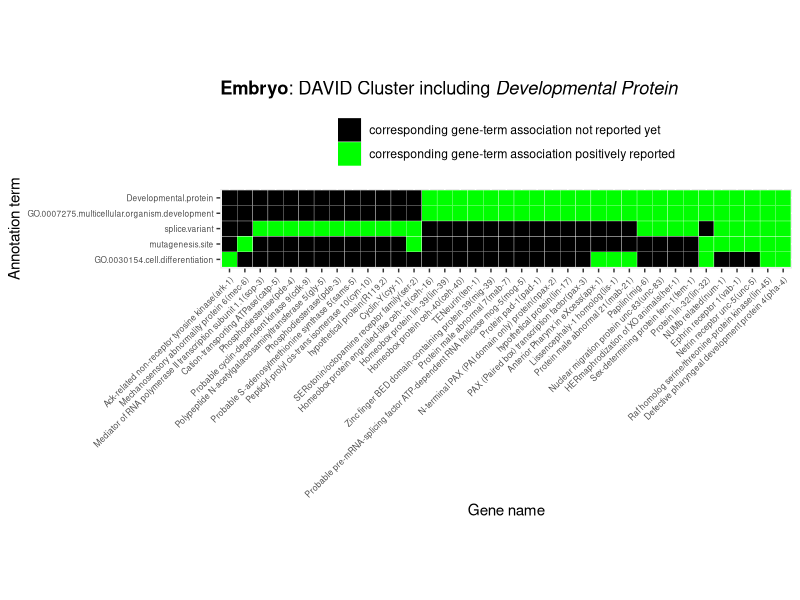
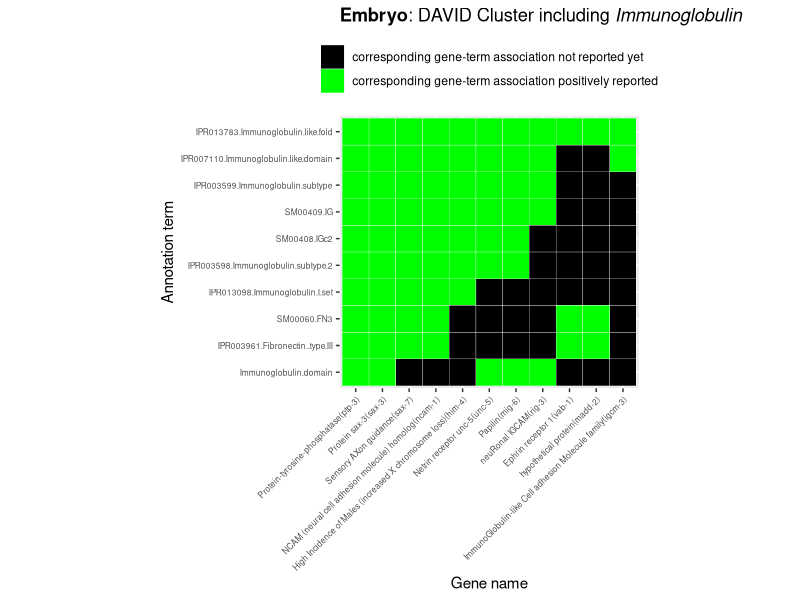
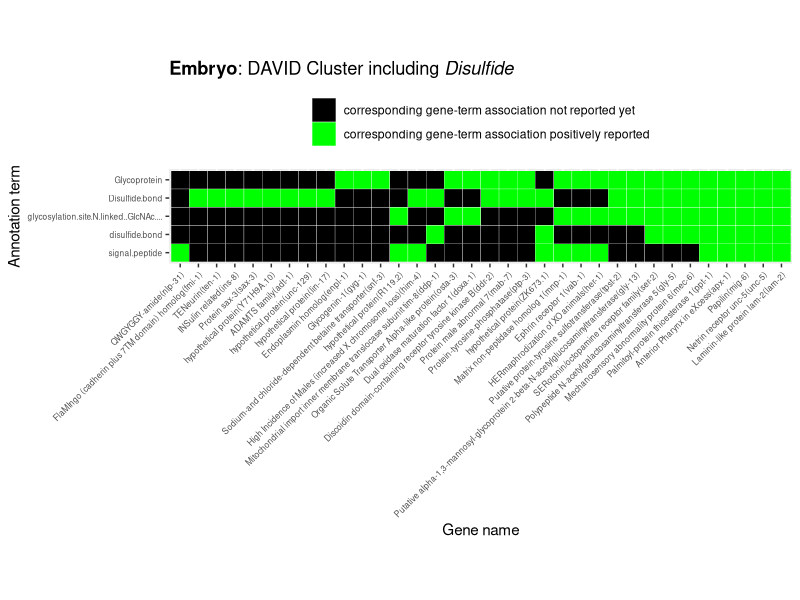

Reproduce these figures in R, in order.
## ---- chunk 1
knitr::opts_chunk$set(echo = TRUE)
library(pheatmap)
library(reshape2)
library(ggplot2)
## ---- chunk 2

plotDavid = function(anno_cluster.wide, main.label="Some Representative Term", chip.cluster.label="k cluster")
{
anno_cluster.wide$X.1 = NULL # trailing tabs add a garbage column
anno_cluster.wide$gene = factor(rownames(anno_cluster.wide), levels=rownames(anno_cluster.wide), ordered=T)

anno_cluster.long = melt(anno_cluster.wide)
green_label="corresponding gene-term association positively reported"
black_label="corresponding gene-term association not reported yet"
labelled_value = factor(ifelse(anno_cluster.long$value, green_label, black_label),levels=c(black_label,green_label),ordered=T)
anno_cluster.long$value = labelled_value

tileplot<-ggplot(anno_cluster.long, aes(x=gene, y=variable)) + 
  ggtitle(
    bquote(
      paste(bold(.(chip.cluster.label)), 
            ": DAVID Cluster including ", 
            italic(.(main.label)) 
            )
      )
  ) +
  xlab("Gene name") +
  ylab("Annotation term") +
  geom_tile(aes(fill=value),color="white") + 
  scale_fill_manual(values=c("black","green")) + 
  coord_equal() +
  theme(
    legend.position="top", legend.title = element_blank(), legend.direction = "vertical",
    axis.text.x = element_text(angle = 45,hjust=1,size=6),
    axis.text.y = element_text(size = 6)) 
return(tileplot)
}
## ---- chunk 3
k1_anno_cluster = read.table('k1/developmental_protein.screenshot.txt', header=T,sep="\t",skipNul=T,row.names = 1)
tileplot=plotDavid(k1_anno_cluster,"Developmental Protein","Embryo")
pdf(file="k1/developmental_protein.pdf")
tileplot
dev.off()
## ---- chunk 4
k1_anno_cluster = read.table('k1/immunoglob.screenshot.txt', header=T,sep="\t",skipNul=T,row.names = 1)
tileplot=plotDavid(k1_anno_cluster,"Immunoglobulin","Embryo")
pdf(file="k1/immunoglob.pdf")
tileplot
dev.off()
## ---- chunk 5
k1_anno_cluster = read.table('k1/disulfide_bond.txt', header=T,sep="\t",skipNul=T,row.names = 1)
tileplot=plotDavid(k1_anno_cluster,"Disulfide","Embryo")
pdf(file="k1/disulfide.pdf")
tileplot
dev.off()
